Frame 1 (no input): blank canvas, image omitted
Frame 60 (the mouse pressed at the canvas centre just before this capture): blank canvas, image omitted
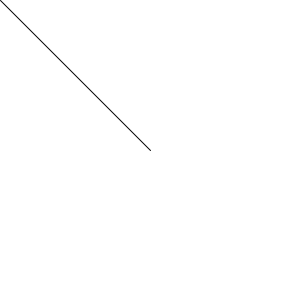
Frame 120 (the mouse held since frame 60 and released just before this capture)

The Processing sketch whose frames 1 and 60 were blank and that drew this single picture after the mouse press (run headless with seeded random() and noise(); from frame 60 on, the mouse is pressed at the canvas centre):

// Processing sketch: ex__1_7_setup_draw
// ── ex__1_7_setup_draw.pde
void setup() {
  size(300,300);
}

void draw() {
  background(255);
  line(0, 0, mouseX, mouseY);
}
